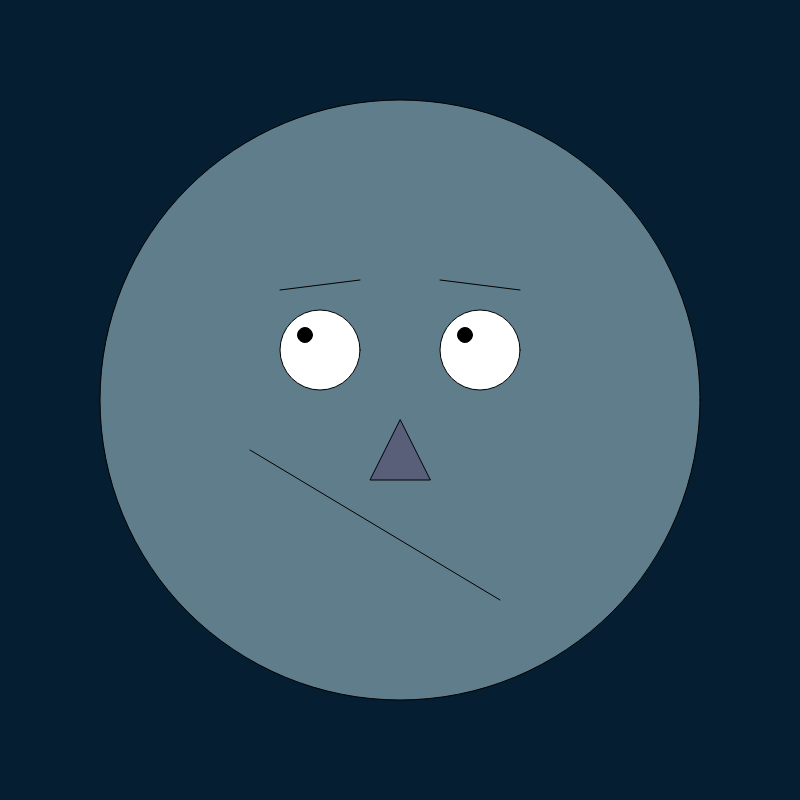
Frame 1 (no input)
Frame 60 (no input): identical to frame 1, image omitted
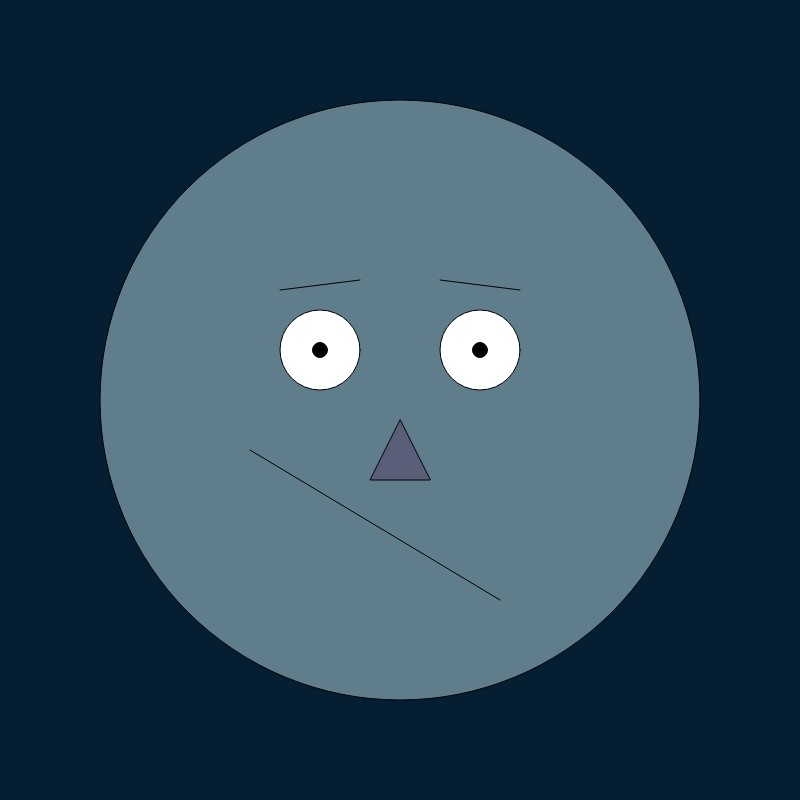
Frame 120 (the mouse pressed at the canvas centre since frame 60)

The p5.js sketch that drew these frames (run headless with seeded random() and noise() and a simulated clock; from frame 60 on, the mouse is pressed at the canvas centre):

// p5.js sketch
// ── sketch.js

function setup() {
  createCanvas(800, 800);
}

let olhoX;
let olhoY;

function draw() {
  background("#051E31");
 
  fill("#607D8B");
  circle(400, 400, 600);

  fill("white");
  circle(320, 350, 80); // olho esquerdo
  circle(480, 350, 80); // olho direito

  line(250, 450, 500,600);

  fill("#595E79");
  triangle(400, 420, 370, 480, 430, 480);

  line(280, 290, 360, 280); // esquerda
  line(440, 280, 520, 290); // direita

  olhoX = map(mouseX, 0, width, -15, 15);
  olhoY = map(mouseY, 0, height, -15, 15);

  fill(0); // Pupilas pretas
  circle(320 + olhoX, 350 + olhoY, 15); // pupila esquerda
  circle(480 + olhoX, 350 + olhoY, 15); // pupila direita

  if (mouseIsPressed) {
    console.log(mouseX, mouseY);
  }
}
